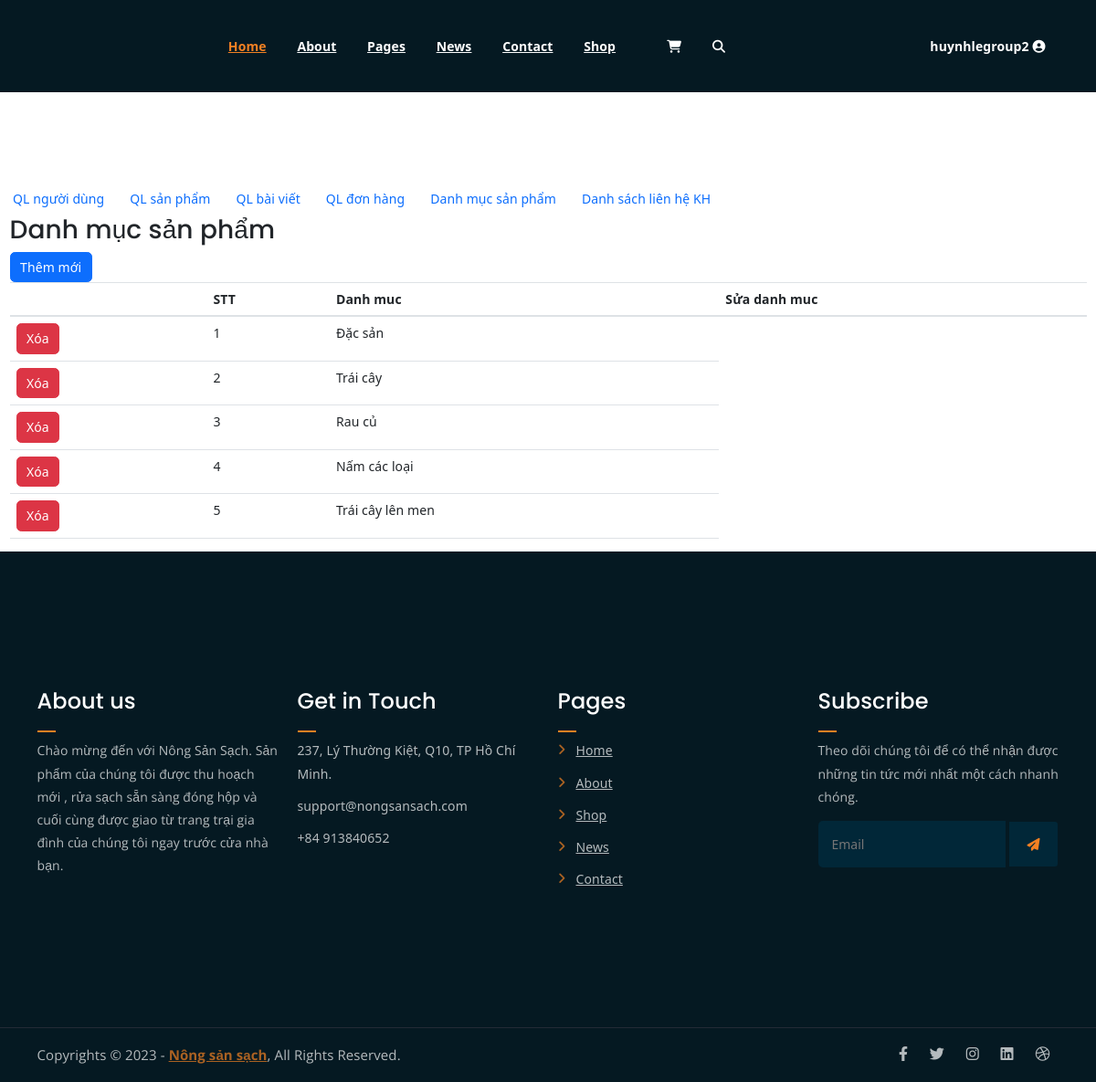
Screenshot of /SourceCode_Implement/admin?act=danhmuc (signed in) with the database file from the repository.
### tables this page shows
CREATE TABLE `tbl_danhmuc` (
  `id_danhmuc` int(2) NOT NULL,
  `name_danhmuc` varchar(50) NOT NULL,
  `uutien` tinyint(4) NOT NULL DEFAULT 0,
  `hienthi` tinyint(4) NOT NULL DEFAULT 1
);

### SourceCode_Implement/core/Controller.php (called while the page is built, shortened)
<?php
    class Controller
    {
        function view( $view, $data = []) {
            require_once "./view/".$view.".php";
        }
    }
?>

### SourceCode_Implement/controller/Admin.php (called while the page is built)
<?php
    class Admin extends Controller
    {
        function default() {
            $this->view("admin");
        }
    }
?>

### SourceCode_Implement/core/App.php (called while the page is built, shortened)
<?php
class App{
    protected $action="default";
    function __construct(){
        $arr = $this->UrlProcess();
        if( file_exists("./controller/".$arr[0].".php") ){
            unset($arr[0]);
        }
        $this->controller = new $this->controller;
        $this->params = $arr?array_values($arr):[];
        call_user_func_array([$this->controller, $this->action], $this->params );
    }
    function UrlProcess(){
        if( isset($_GET["url"]) ){
            return explode("/", filter_var(trim($_GET["url"], "/")));
        }
    }
}
?>

### SourceCode_Implement/index.php (called while the page is built, shortened)
<?php
	require_once "./core/App.php";
	require_once "./core/Controller.php";
	$myApp =  new App();
?>

### SourceCode_Implement/view/danhmuc.php (the view, shortened to what this page needs)
<?php
  $conn = mysqli_connect('localhost', 'root', '', 'nongsanstore');
  $stt =1;
  $sql = "SELECT * FROM tbl_danhmuc";
  $result = mysqli_query($conn,$sql);
?>
<!DOCTYPE html>
<html>
  <body>
  <div class="container-fluid">
    <table class="table table-hover">
      <h2>Danh mục sản phẩm</h2>
      <a href="add_category" class='btn btn-primary'>Thêm mới</a>
      <thead>
        <tr>
          <th scope="col"></th>
          <th scope="col">STT</th>
          <th scope="col">Danh muc</th>
          <th scope="col">Sửa danh muc</th>
        </tr>
      </thead>
      <tbody>
        <?php foreach ($result  as $rows): ?>
        <tr>
          <td><a class='btn btn-danger' href='./controller/Delete.php?obj=danhmuc&id=<?php echo $rows['id_danhmuc']; ?>'>Xóa</a>       </td>
          <td><?php  echo $stt; $stt= $stt+1;?></td>
          <td><?php echo $rows['name_danhmuc'];?></td>
        </tr>
        <?php endforeach; ?>
      </tbody>
    </table>
  </div>
</body>
</html>

### SourceCode_Implement/asset/css/main.css (style rules this page uses)
html { font-size: 14px; font-weight: 400; line-height: 28px; height: 100%; }
body { font-family: "Open Sans", sans-serif; font-weight: 400; font-size: 1rem; letter-spacing: 0.1px; line-height: 1.8; color: #051922; overflow-x: hidden; }
a { cursor: pointer; text-decoration: none; -webkit-transition: all 0.2s ease-in-out; -o-transition: all 0.2s ease-in-out; transition: all 0.2s ease-in-out; }
h1, .h1, h2, .h2, h3, .h3, h4, .h4, h5, .h5, h6, .h6 { font-family: "Poppins", sans-serif; font-weight: 700; margin: 0 0 1.25rem 0; color: #051922; }
h2, .h2 { font-size: 3rem; font-weight: 700; line-height: 3.25rem; }
html, body { height: 100%; }
thead { border-bottom: 1px solid #eee; }

### rows the page displays
tbl_danhmuc: name_danhmuc "Đặc sản"
tbl_danhmuc: name_danhmuc "Trái cây"
tbl_danhmuc: name_danhmuc "Rau củ"
tbl_danhmuc: name_danhmuc "Nấm các loại"
tbl_danhmuc: name_danhmuc "Trái cây lên men"

### other values shown
$_SESSION['username'] "huynhlegroup2"
